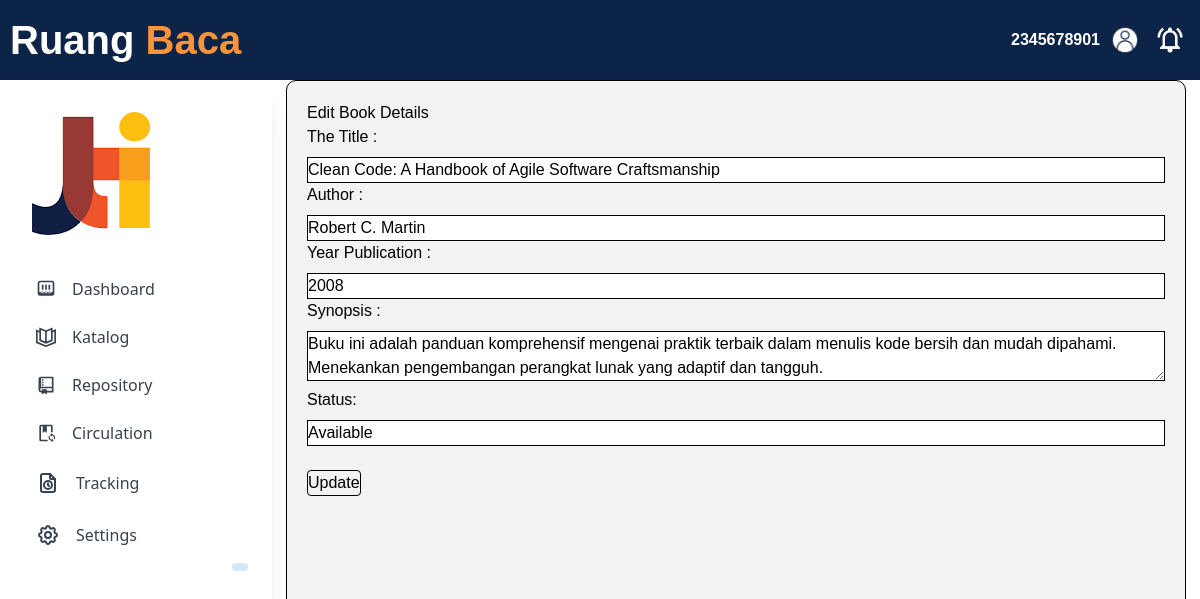
/App/admin/edit.php?id=1 (signed in), run on the app's committed database.
### tables this page shows
CREATE TABLE `buku` (
  `id_buku` int(15) NOT NULL,
  `judul_buku` varchar(150) NOT NULL,
  `pengarang` varchar(150) NOT NULL,
  `tahun_terbit` year(4) NOT NULL,
  `jumlah_tersedia` int(15) NOT NULL,
  `deskripsi` text NOT NULL,
  `status_buku` varchar(50) NOT NULL,
  `image` varchar(150) NOT NULL
);

### App/Admin/edit.php (the view, shortened to what this page needs)
<?php
require_once "../../Config/Connection.php";
class EditBukuForm
{
    private $dataBuku;
    public function __construct($conn, $buku)
    {
        $this->conn = $conn;
        if (isset($_GET['id'])) {
            $id = $_GET['id'];
            $query = "SELECT * FROM buku WHERE id_buku = $id";
            $result = mysqli_query($this->conn, $query);
            if ($result) {
                $this->dataBuku = mysqli_fetch_assoc($result);
            } else {
                echo "Error fetching book data: " . mysqli_error($this->conn);
                exit();
            }
        } else {
            echo "Invalid ID";
            exit();
        }
    }
    public function renderForm()
    {
?>
        <!DOCTYPE html>
        <html lang="en">
        <head>
            <link rel="stylesheet" href="../../style/fitur.css">
        </head>
        <body>
            <?php
            include('../headeruser.php');
            ?>
            <div class="content">
                <div id="sidebar">
                    <?php
                    include('../sidebaradmin.php');
                    ?>
                    <div class="isi">
                        <h2>Edit Book Details</h2>
                        <form action="../../Function/Admin/proses.php?aksi=ubah" method="post">
                            <label for="judul">The Title :</label>
                            <input type="text" id="judul_buku" name="judul_buku" value="<?php echo $this->dataBuku['judul_buku']; ?>" required><br>
                            <label for="pengarang">Author :</label>
                            <input type="text" id="pengarang" name="pengarang" value="<?php echo $this->dataBuku['pengarang']; ?>" required><br>
                            <label for="tahun_terbit">Year Publication :</label>
                            <input type="text" id="tahun_terbit" name="tahun_terbit" value="<?php echo $this->dataBuku['tahun_terbit']; ?>" required>
                            <label for="deskripsi">Synopsis :</label>
                            <textarea name="deskripsi" required><?php echo $this->dataBuku['deskripsi']; ?></textarea><br>
                            <label for="status">Status:</label>
                            <input type="text" id="status_buku" name="status_buku" value="<?php echo $this->dataBuku['status_buku']; ?>" required>
                            <br><br>
                            <button type="submit">Update</button>
                        </form>
                    </div>
        </body>
        </html>
<?php
    }
}
$buku = new Buku($conn);
$editBukuForm = new EditBukuForm($conn, $buku);
$editBukuForm->renderForm();
?>

### style/fitur.css (style rules this page uses)
body { font-family: Arial, sans-serif; margin: 0; padding: 0; }
.content { flex: 1; display: flex; }
.isi { padding: 20px; background-color: #f2f2f2; border-radius: 10px; margin-left: 3rem; flex-basis: 75%; }

### style/header.css (style rules this page uses)
body { margin: 0; padding: 0; font-family: Arial, sans-serif; display: flex; flex-direction: column; min-height: 100vh; }

### App/Admin/edit.php (style rules this page uses)
body { font-family: 'Arial', sans-serif; margin: 20px; }
.content { display: flex; }
.isi { border: 1px solid black; margin-left: auto; margin-right: auto; }
form { width: 100%; }
label { display: block; margin-bottom: 8px; }
input, select, textarea { width: 100%; padding: 8px; margin-bottom: 16px; box-sizing: border-box; border: 0.5px solid black; }
button { background-color: #4CAF50; border: 1.5px solid black; padding: 10px 15px; border-radius: 4px; cursor: pointer; }

### data on the page
buku: judul_buku "Clean Code: A Handbook of Agile Software Craftsmanship", pengarang "Robert C. Martin", tahun_terbit "2008", deskripsi "Buku ini adalah panduan komprehensif mengenai praktik terbaik dalam menulis kode bersih dan mudah dipahami. Menekankan pengembangan perangkat lunak yang adaptif dan tangguh.", status_buku "Available"

### other printed values
$_SESSION['username'] "2345678901"
